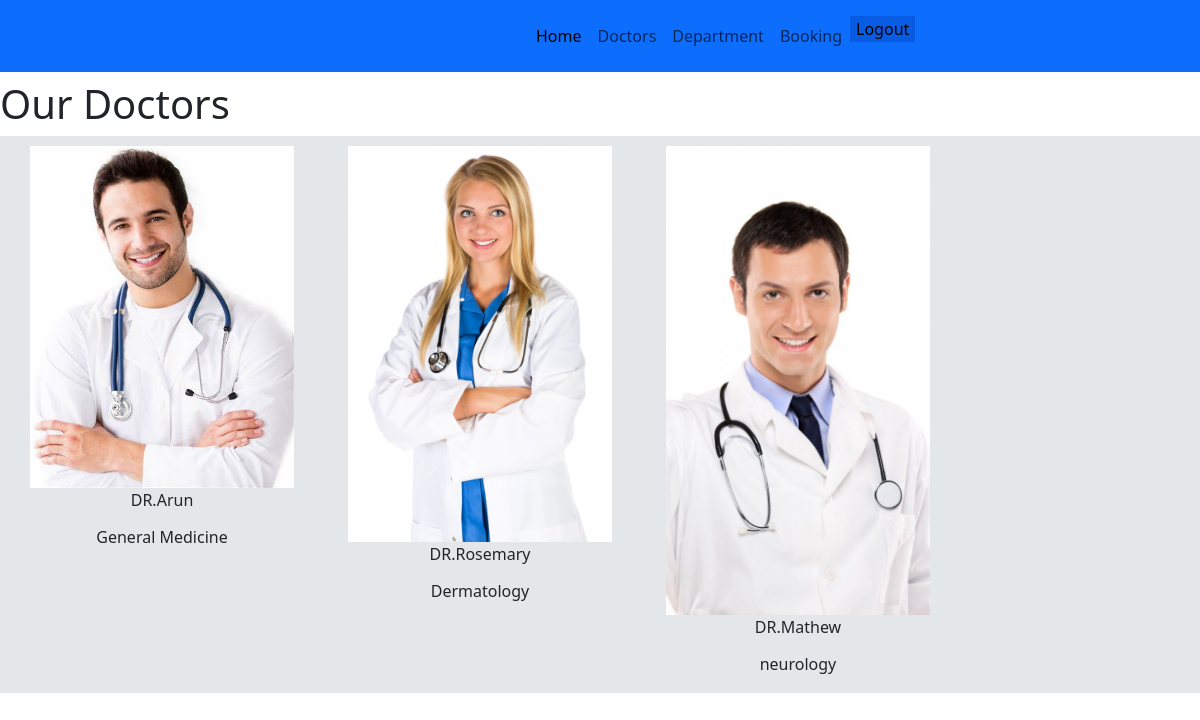
Page /doctors on the committed database.
### product/models.py (models this page shows, shortened)
class Doctors(models.Model):
    doc_name = models.CharField(max_length=200)
    doc_spec = models.TextField()
    doc_image = models.ImageField(upload_to='doctors',default='defaults_image.jpg')

### product/views.py (the view)
# urls.py: path('doctors',doctor,name='doctors'),
def doctor(request):
    dict_docs ={
        'doctors' : Doctors.objects.all()
    }
    return render(request,'doctors.html',dict_docs)

### product/templates/doctors.html
{% extends 'base.html'%}
{%block content%}
<h1> Our Doctors </h1>
<div class="row" style="background-color: rgb(227, 231, 233);padding-top: 10px; padding-bottom: 10px;">
    {% for i in doctors %}
    <div class="column" style="width: 18rem; text-align: center;display: inline-block; margin-left:30px ;" >
        <img src="{{ i.doc_image.url }}" class="card-img-top" alt="...">
        <div class="card-body">
            <p class="card-text">DR.{{ i.doc_name}}</p>
            <h6>{{ i.doc_spec}}</h6>
        </div>
    </div>
    {% endfor %}
</div>
{%endblock%}

### product/templates/base.html (shortened to what this page needs)
{% load static %}
<!doctype html>
<html lang="en">
  <head>
    <link href="https://cdn.jsdelivr.net/npm/bootstrap@5.3.3/dist/css/bootstrap.min.css" rel="stylesheet">
    <link rel="stylesheet" href="../static/css/style.css">
  </head>
  <body>
    <nav class="navbar navbar-expand-lg p-3 mb-2 bg-primary text-white">
      <div class="container-fluid">
        <div class="collapse navbar-collapse" id="navbarSupportedContent " style="padding-left: 500px;">
          <ul class="navbar-nav me-auto mb-2 mb-lg-0"  >
          <li class="nav-item">
            <a class="nav-link active" aria-current="page" href="{% url 'home' %}">Home</a>
          </li>
          <li class="nav-item">
            <a class="nav-link" href="{% url 'doctors' %}">Doctors</a>
          </li>
          <li class="nav-item">
            <a class="nav-link" href="{% url 'depts' %}">Department</a>
          </li>
          <li class="nav-item">
            <a class="nav-link" href="{% url 'booking'%}">Booking</a>
          </li>
          <li class="nav-item" >
            <form action="{% url 'logout' %}" method="post">
              <button type="submit" style="background-color: rgb(7, 92, 227);border: none;">Logout</button>
            </form>
          </li>
    </div>
  </nav>
  {% block content%}
      {%endblock%}
  </body>
</html>

### rows in the picture
Doctors: doc_image (picture), doc_name "Arun", doc_spec "General Medicine"
Doctors: doc_image (picture), doc_name "Rosemary", doc_spec "Dermatology"
Doctors: doc_image (picture), doc_name "Mathew", doc_spec "neurology"
